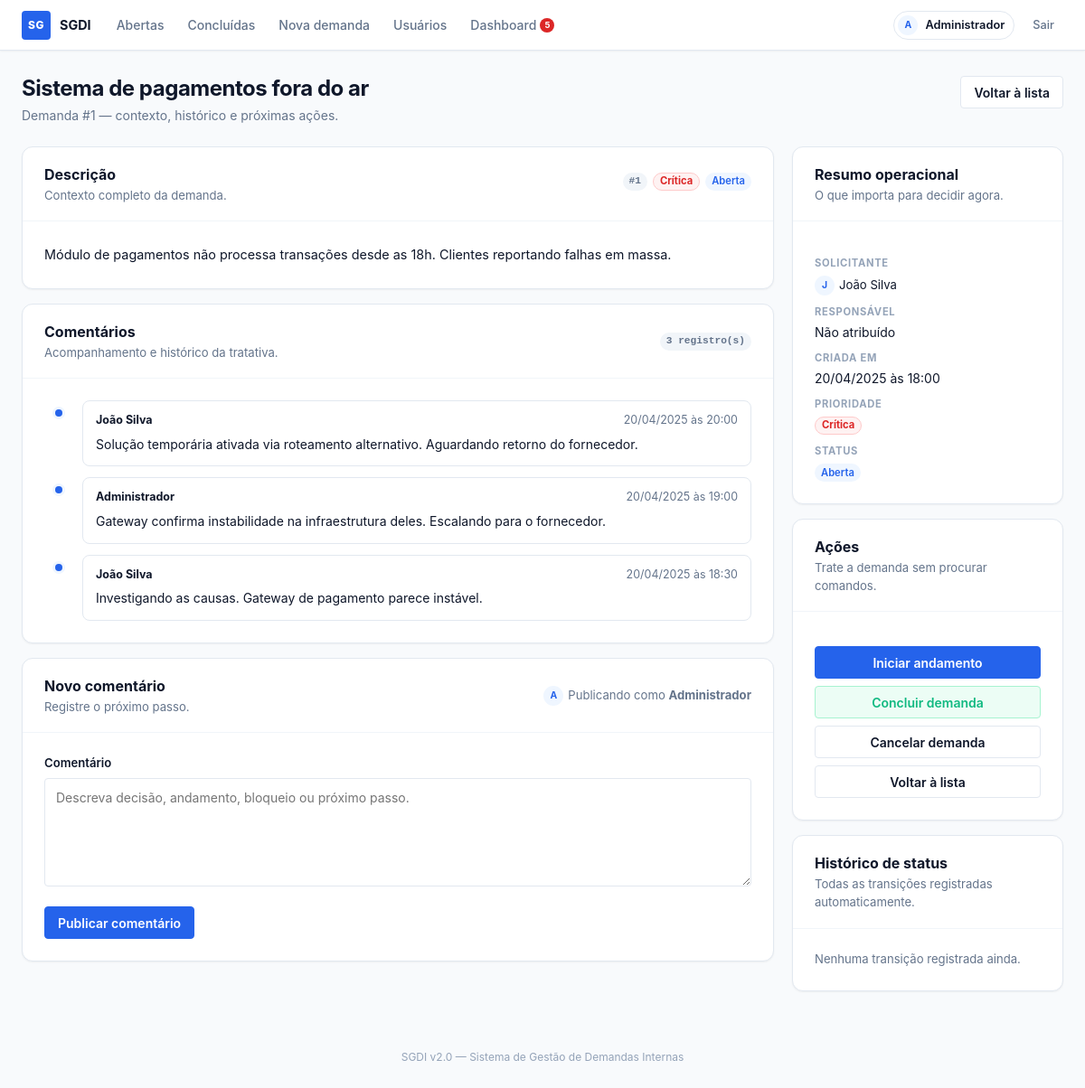
Screenshot of /detalhes/1 (signed in) with the database file from the repository.
### tables this page shows
CREATE TABLE comentarios (
            id INTEGER PRIMARY KEY AUTOINCREMENT,
            demanda_id INTEGER NOT NULL,
            comentario TEXT NOT NULL,
            autor TEXT NOT NULL,
            data TEXT NOT NULL,
            FOREIGN KEY (demanda_id) REFERENCES demandas(id) ON DELETE CASCADE
        );

CREATE TABLE demandas (
            id INTEGER PRIMARY KEY AUTOINCREMENT,
            titulo TEXT NOT NULL,
            descricao TEXT NOT NULL,
            solicitante TEXT NOT NULL,
            usuario_id INTEGER NOT NULL REFERENCES usuarios(id),
            prioridade TEXT NOT NULL DEFAULT 'Média',
            status TEXT NOT NULL DEFAULT 'Aberta',
            data_criacao TEXT NOT NULL,
            data_prevista TEXT,
            data_conclusao TEXT
        , responsavel_id INTEGER REFERENCES usuarios(id));

### app.py (the view)
@app.route("/detalhes/<int:id>")
@login_required
def detalhes(id):
    conn = get_db()
    try:
        demanda = conn.execute(
            "SELECT d.*, u.username AS usuario_username, "
            "COALESCE(resp.nome, '') AS responsavel_nome "
            "FROM demandas d "
            "JOIN usuarios u ON u.id = d.usuario_id "
            "LEFT JOIN usuarios resp ON resp.id = d.responsavel_id "
            "WHERE d.id = ?",
            (id,),
        ).fetchone()
        if not demanda:
            abort(404)
        comentarios = conn.execute(
            "SELECT * FROM comentarios WHERE demanda_id = ? ORDER BY data DESC",
            (id,),
        ).fetchall()
        historico = conn.execute(
            "SELECT * FROM historico_status WHERE demanda_id = ? ORDER BY data ASC",
            (id,),
        ).fetchall()
    finally:
        conn.close()
    rota_voltar = "concluidas" if demanda["status"] in (STATUS_CONCLUIDA, STATUS_CANCELADA) else "index"
    return render_template(
        "detalhes.html",
        demanda=demanda,
        comentarios=comentarios,
        comentarios_total=len(comentarios),
        historico=historico,
        rota_voltar=rota_voltar,
        eh_solicitante=(session.get("usuario_id") == demanda["usuario_id"]),
    )

### app.py (called while the page is built)
def login_required(f):
    @wraps(f)
    def decorated(*args, **kwargs):
        if "usuario_id" not in session:
            flash("Faça login para continuar.")
            return redirect(url_for("login"))
        return f(*args, **kwargs)
    return decorated

@app.context_processor
def inject_globals():
    if "csrf_token" not in session:
        session["csrf_token"] = secrets.token_hex(32)
    return {
        "csrf_token": session["csrf_token"],
        "usuario_logado": {
            "id": session.get("usuario_id"),
            "nome": session.get("usuario_nome"),
            "username": session.get("usuario_username"),
        } if "usuario_id" in session else None,
    }

def get_db():
    return get_db_connection()

@app.template_filter("priority_slug")
def priority_slug(value):
    return PRIORIDADE_SLUGS.get(value, "neutra")

@app.template_filter("display_datetime")
def display_datetime(value):
    try:
        return datetime.strptime(value, "%Y-%m-%d %H:%M:%S").strftime("%d/%m/%Y às %H:%M")
    except (TypeError, ValueError):
        return value or ""

### database.py (called while the page is built)
def get_db_connection():
    conn = sqlite3.connect(DB_PATH)
    conn.row_factory = sqlite3.Row
    conn.execute("PRAGMA foreign_keys = ON")
    return conn

### templates/detalhes.html (shortened to what this page needs)
{% extends "base.html" %}
{% block content %}
<div class="page-header">
    <div>
        <h1>{{ demanda['titulo'] }}</h1>
        <p class="page-header__sub">Demanda #{{ demanda['id'] }} — contexto, histórico e próximas ações.</p>
    </div>
    <div class="page-header__actions">
        <a href="{{ url_for(rota_voltar) }}" class="btn btn--secondary">Voltar à lista</a>
    </div>
</div>
<div class="detail-layout">
    <div class="detail-main">
        <div class="card">
            <div class="card__header">
                <div style="display:flex; align-items:center; justify-content:space-between; flex-wrap:wrap; gap:10px;">
                    <div>
                        <h2>Descrição</h2>
                        <p>Contexto completo da demanda.</p>
                    </div>
                    <div class="chip-row">
                        <span class="chip chip--id">#{{ demanda['id'] }}</span>
                        <span class="chip chip--{{ demanda['prioridade']|priority_slug }}">{{ demanda['prioridade'] }}</span>
                        <span class="chip {% if demanda['status'] == 'Aberta' %}chip--open{% elif demanda['status'] == 'Em andamento' %}chip--andamento{% elif demanda['status'] == 'Concluída' %}chip--done{% else %}chip--cancelada{% endif %}">
                            {{ demanda['status'] }}
                        </span>
                    </div>
                </div>
            </div>
            <div class="card__body">
                <div class="rich-text">
                    <p>{{ demanda['descricao'] }}</p>
                </div>
            </div>
        </div>
        <div class="card">
            <div class="card__header">
                <div style="display:flex; align-items:center; justify-content:space-between; flex-wrap:wrap; gap:10px;">
                    <div>
                        <h2>Comentários</h2>
                        <p>Acompanhamento e histórico da tratativa.</p>
                    </div>
                    <span class="chip chip--id">{{ comentarios_total }} registro(s)</span>
                </div>
            </div>
            <div class="card__body">
                {% if comentarios %}
                    <div class="timeline">
                        {% for comentario in comentarios %}
                            <div class="timeline-item">
                                <div class="timeline-dot"></div>
                                <div class="timeline-body">
                                    <div class="timeline-meta">
                                        <strong>{{ comentario['autor'] }}</strong>
                                        <span>{{ comentario['data']|display_datetime }}</span>
                                    </div>
                                    <p>{{ comentario['comentario'] }}</p>
                                </div>
                            </div>
                        {% endfor %}
                    </div>
                {% else %}
                    <div class="empty-state" style="padding: 32px 16px;">
                        <h3>Nenhum comentário registrado.</h3>
                        <p>Use o formulário abaixo para documentar decisão, progresso ou impeditivos.</p>
                    </div>
                {% endif %}
            </div>
        </div>
        <div class="card">
            <div class="card__header">
                <div style="display:flex; align-items:center; justify-content:space-between; flex-wrap:wrap; gap:10px;">
                    <div>
                        <h2>Novo comentário</h2>
                        <p>Registre o próximo passo.</p>
                    </div>
                    <div class="user-inline">
                        <span class="avatar avatar--sm">{{ usuario_logado.nome[0] }}</span>
                        <span class="text-sm text-muted">Publicando como <strong>{{ usuario_logado.nome }}</strong></span>
                    </div>
                </div>
            </div>
            <div class="card__body">
                <form method="POST" action="{{ url_for('adicionar_comentario', demanda_id=demanda['id']) }}" class="form-layout">
                    <div class="field-group">
                        <label for="comentario" class="field-label">Comentário</label>
                        <textarea
                            id="comentario"
                            name="comentario"
                            rows="4"
                            placeholder="Descreva decisão, andamento, bloqueio ou próximo passo."
                            maxlength="1000"
                            required
                        ></textarea>
                    </div>
                    <div class="form-actions">
                        <button type="submit" class="btn btn--primary">Publicar comentário</button>
                    </div>
                </form>
            </div>
        </div>
    </div>
    <aside class="side-stack">
        <div class="card">
            <div class="card__header">
                <h2>Resumo operacional</h2>
                <p>O que importa para decidir agora.</p>
            </div>
            <div class="card__body">
                <dl class="summary-list">
                    <div class="summary-item">
                        <dt>Solicitante</dt>
                        <dd>
                            <span class="user-inline">
                                <span class="avatar avatar--sm">{{ demanda['solicitante'][0] }}</span>
                                {{ demanda['solicitante'] }}
                            </span>
                        </dd>
                    </div>
                    <div class="summary-item">
                        <dt>Responsável</dt>
                        <dd>{{ demanda['responsavel_nome'] or 'Não atribuído' }}</dd>
                    </div>
                    <div class="summary-item">
                        <dt>Criada em</dt>
                        <dd>{{ demanda['data_criacao']|display_datetime }}</dd>
                    </div>
                    <div class="summary-item">
                        <dt>Prioridade</dt>
                        <dd><span class="chip chip--{{ demanda['prioridade']|priority_slug }}">{{ demanda['prioridade'] }}</span></dd>
                    </div>
                    <div class="summary-item">
                        <dt>Status</dt>
                        <dd>
                            <span class="chip {% if demanda['status'] == 'Aberta' %}chip--open{% elif demanda['status'] == 'Em andamento' %}chip--andamento{% elif demanda['status'] == 'Concluída' %}chip--done{% else %}chip--cancelada{% endif %}">
                                {{ demanda['status'] }}
                            </span>
                        </dd>
                    </div>
                </dl>
            </div>
        </div>
        <div class="card">
            <div class="card__header">
                <h2>Ações</h2>
                <p>Trate a demanda sem procurar comandos.</p>
            </div>
            <div class="card__body">
                <div class="action-stack">
                    {% if demanda['status'] == 'Aberta' %}
                        <form method="POST" action="{{ url_for('andamento', id=demanda['id']) }}">
                            <button type="submit" class="btn btn--primary btn--block">Iniciar andamento</button>
                        </form>
                        <form method="POST" action="{{ url_for('concluir', id=demanda['id']) }}">
                            <button type="submit" class="btn btn--soft btn--block">Concluir demanda</button>
                        </form>
                        <form method="POST" action="{{ url_for('cancelar', id=demanda['id']) }}" onsubmit="return confirm('Cancelar esta demanda?');">
                            <button type="submit" class="btn btn--secondary btn--block">Cancelar demanda</button>
                        </form>
                    {% else %}
                        <form method="POST" action="{{ url_for('reabrir', id=demanda['id']) }}">
                            <input type="hidden" name="csrf_token" value="{{ csrf_token }}">
                            <button type="submit" class="btn btn--soft btn--block">Reabrir demanda</button>
                        </form>
                    {% endif %}
                    <a href="{{ url_for(rota_voltar) }}" class="btn btn--secondary btn--block">Voltar à lista</a>
                </div>
            </div>
        </div>
        <div class="card">
            <div class="card__header">
                <h2>Histórico de status</h2>
                <p>Todas as transições registradas automaticamente.</p>
            </div>
            <div class="card__body">
                {% if historico %}
                    <ol class="status-timeline">
                        {% for h in historico %}
                            <li class="status-timeline__item">
                                <span class="status-timeline__dot"></span>
                                <div class="status-timeline__transition">
                                    {% if h['status_anterior'] %}
                                        <span class="chip chip--sm chip--muted">{{ h['status_anterior'] }}</span>
                                        <span style="font-size:0.75rem;color:var(--text-muted)">→</span>
                                    {% endif %}
                                    <span class="chip chip--sm {% if h['status_novo'] == 'Aberta' %}chip--open{% elif h['status_novo'] == 'Em andamento' %}chip--andamento{% elif h['status_novo'] == 'Concluída' %}chip--done{% else %}chip--cancelada{% endif %}">
                                        {{ h['status_novo'] }}
                                    </span>
                                </div>
                                <div class="status-timeline__meta">
                                    <span>{{ h['autor'] }}</span>
                                    <span>{{ h['data']|display_datetime }}</span>
                                </div>
                            </li>
                        {% endfor %}
                    </ol>
                {% else %}
                    <p style="font-size:0.82rem;color:var(--text-muted)">Nenhuma transição registrada ainda.</p>
                {% endif %}
            </div>
        </div>
    </aside>
</div>
{% endblock %}

### templates/base.html (shortened to what this page needs)
<!DOCTYPE html>
<html lang="pt-BR">
<head>
    <link rel="stylesheet" href="{{ url_for('static', filename='style.css') }}">
</head>
<body>
    <nav class="navbar">
        <div class="navbar__inner">
            <a href="{{ url_for('dashboard') }}" class="navbar__brand">
                <span class="navbar__logo">SG</span>
                <span class="navbar__name">SGDI</span>
            </a>
            <div class="navbar__links">
                <a href="{{ url_for('index') }}"
                   class="navbar__link {% if request.endpoint in ['index', 'buscar'] %}is-active{% endif %}">
                    Abertas
                </a>
                <a href="{{ url_for('concluidas') }}"
                   class="navbar__link {% if request.endpoint == 'concluidas' %}is-active{% endif %}">
                    Concluídas
                </a>
                <a href="{{ url_for('nova_demanda') }}"
                   class="navbar__link {% if request.endpoint == 'nova_demanda' %}is-active{% endif %}">
                    Nova demanda
                </a>
                <a href="{{ url_for('usuarios') }}"
                   class="navbar__link {% if request.endpoint == 'usuarios' %}is-active{% endif %}">
                    Usuários
                </a>
                <a href="{{ url_for('dashboard') }}"
                   class="navbar__link {% if request.endpoint == 'dashboard' %}is-active{% endif %}">
                    Dashboard
                    <span class="nav-alert-badge" id="nav-alert-badge" style="display:none"></span>
                </a>
            </div>
            <div class="navbar__end">
                {% if usuario_logado %}
                    <div class="navbar__user">
                        <span class="avatar avatar--sm">{{ usuario_logado.nome[0] }}</span>
                        <span class="navbar__user-name">{{ usuario_logado.nome }}</span>
                    </div>
                    <form method="POST" action="{{ url_for('logout') }}">
                        <button type="submit" class="navbar__logout">Sair</button>
                    </form>
                {% endif %}
            </div>
        </div>
    </nav>
    <main class="container">
        {% block content %}{% endblock %}
    </main>
    <footer class="app-footer">
        <p>SGDI v2.0 — Sistema de Gestão de Demandas Internas</p>
    </footer>
</body>
</html>

### rows the page displays
comentarios: nome "Administrador", autor "Administrador", data|display_datetime "20/04/2025 às 19:00", comentario "Gateway confirma instabilidade na infraestrutura deles. Escalando para o fornecedor."
demandas: titulo "Sistema de pagamentos fora do ar", id "1", prioridade "Crítica", status "Aberta", descricao "Módulo de pagamentos não processa transações desde as 18h. Clientes reportando falhas em massa.", solicitante "J", solicitante "João Silva", data_criacao|display_datetime "20/04/2025 às 18:00"
comentarios: autor "João Silva", data|display_datetime "20/04/2025 às 20:00", comentario "Solução temporária ativada via roteamento alternativo. Aguardando retorno do fornecedor."
comentarios: autor "João Silva", data|display_datetime "20/04/2025 às 18:30", comentario "Investigando as causas. Gateway de pagamento parece instável."

### other values shown
{{ usuario_logado.nome[0] }} "A"
{{ comentarios_total }} "3"
{{ demanda['responsavel_nome'] or 'Não atribuído' }} "Não atribuído"
